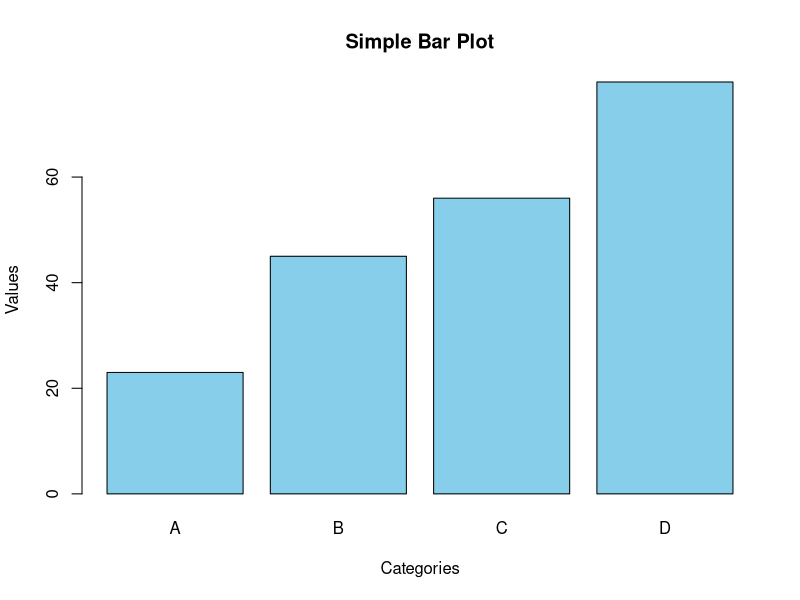
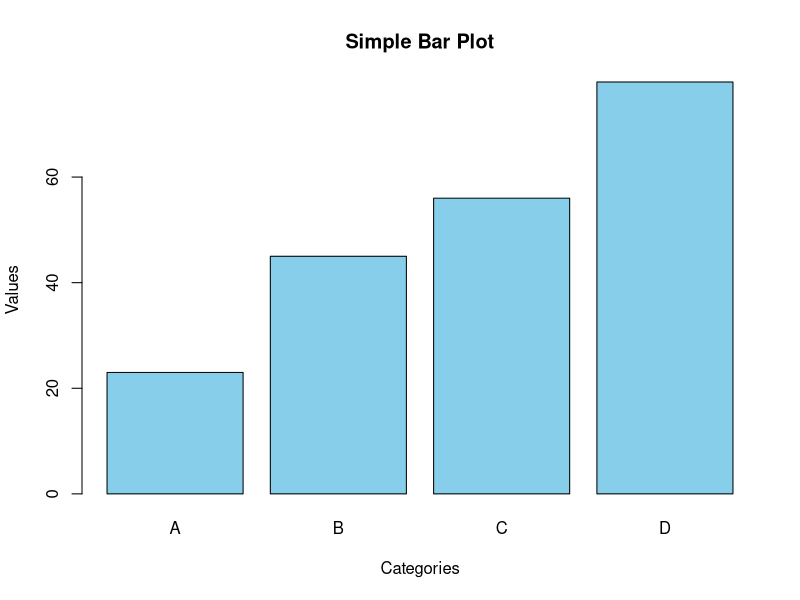

Here is the R script that generated these plots, in order:
# R script to create a bar plot and save it

# Define data
categories <- c("A", "B", "C", "D")
values <- c(23, 45, 56, 78)

# Create the bar plot
barplot(values, 
        names.arg = categories,
        main = "Simple Bar Plot",
        xlab = "Categories",
        ylab = "Values",
        col = "skyblue",
        border = "black")

# Save the plot as a PNG file
png("bar_plot.png")
barplot(values, 
        names.arg = categories,
        main = "Simple Bar Plot",
        xlab = "Categories",
        ylab = "Values",
        col = "skyblue",
        border = "black")
dev.off()

cat("Bar plot created and saved as 'bar_plot.png'\n")
